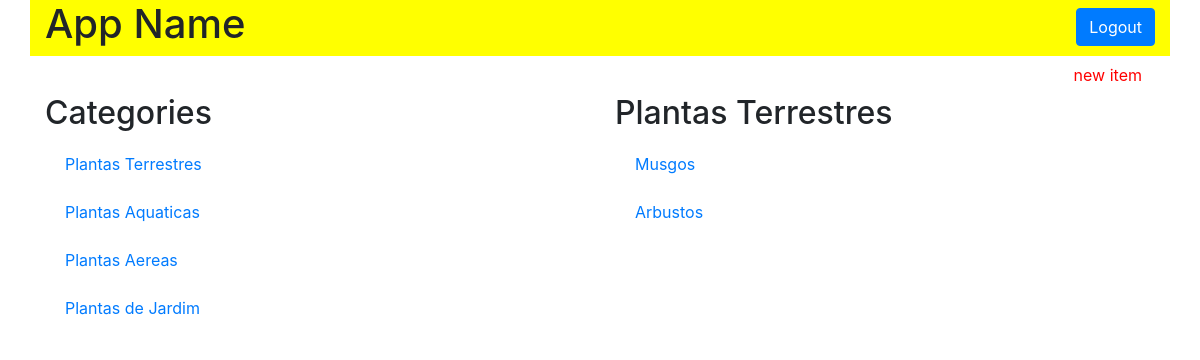
The app's page /category/1/items, older data.
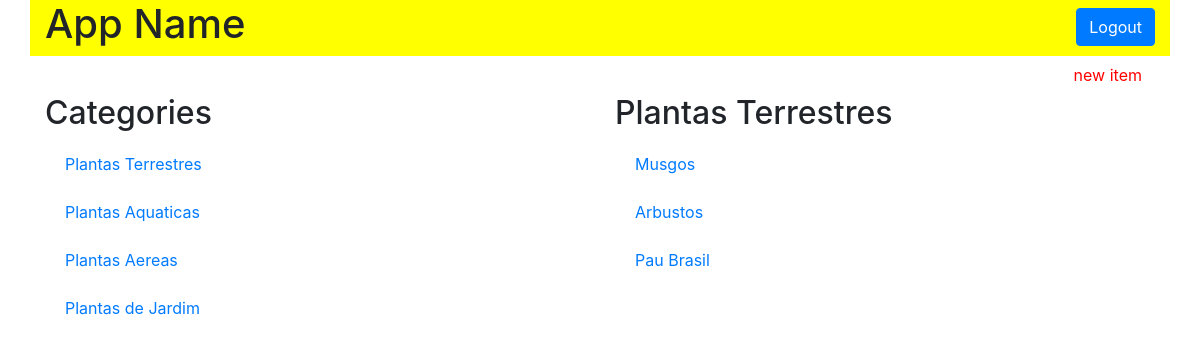
The same page, newer data.
### models.py (models this page shows, shortened)
class Category(Base):
    __tablename__ = 'category'
    id = Column(Integer, primary_key=True)
    name = Column(String(50), nullable=False)

class Item(Base):
    __tablename__ = 'item'
    id = Column(Integer, primary_key=True)
    name = Column(String(50), nullable=False)
    description = Column(String(1000), nullable=False)
    category_id = Column(Integer, ForeignKey('category.id'))
    category = relationship(Category)

### application.py (the view)
@app.route('/category/<int:category_id>/items')
def categoryFunction(category_id):
    category = session.query(Category)
    category2 = session.query(Category).filter_by(id=category_id).one()
    items = session.query(Item).filter_by(category_id=category2.id)
    if not items:
        flash("You have no items yet!")
        return render_template('category.html', plantas=category, plantas2=category2, itemName=items)
    else:
        return render_template('category.html', plantas=category, plantas2=category2, itemName=items)

### templates/category.html (shortened to what this page needs)
{% extends "main.html" %}
{% block content %}
{% include "header.html" %}
    <section class="row">
      <div class="col-md-12">
        <a href='{{ url_for('newItemFunction', category_id=plantas2.id)}}'>
          <button id="new-item-button" class="btn btn-default link-color">
            new item
          </button>
        </a>
    </section>
    <section class="row">
      <div class="col-md-6">
        <h2>Categories</h2>
        {% for i in plantas %}
          <div class="list-group">
            <a href="{{ url_for('categoryFunction', category_id=i.id)}}" class="list-group-item" class="list-group-item">{{ i.name }}</a>
          </div>
        {% endfor %}
      </div>
      <div class="col-md-6">
        <h2>{{ plantas2.name }}</h2>
        {% for i in itemName %}
          <div class="list-group">
            <a href="{{ url_for('itemFunction', item_id=i.id, category_id=plantas2.id)}}" class="list-group-item" class="list-group-item">{{ i.name }}</a>
          </div>
        {% endfor %}
      </div>
    </section>
{% endblock %}

### templates/main.html (shortened to what this page needs)
<!DOCTYPE html>
<html lang="pt-br">
  <head>
    <link rel="stylesheet" href="https://stackpath.bootstrapcdn.com/bootstrap/4.3.1/css/bootstrap.min.css">
    <link rel="stylesheet" href="{{ url_for('static', filename='styles.css') }}" />
  </head>
  <body>
    <div class="container">
      {% block content %}
      {% endblock %}
    </div>
  </body>
</html>

### templates/header.html
<header id="top-header" class="row">
  <div class="col-md-6">
    <h1>App Name</h1>
  </div>
  <div class="col-md-6">
    <button type="button"  id="log-in-out-button" class="btn btn-primary">Logout</button>
  </div>
</header>

### static/styles.css (style rules this page uses)
#top-header { background-color: yellow; }
#log-in-out-button { float: right; margin-top: 1.5%; }
#new-item-button { float: right; }
.list-group-item { border: 0px; }
.link-color { color: red; }

Row changes from the older to the newer data that the page shows:
added Item: name "Pau Brasil"
